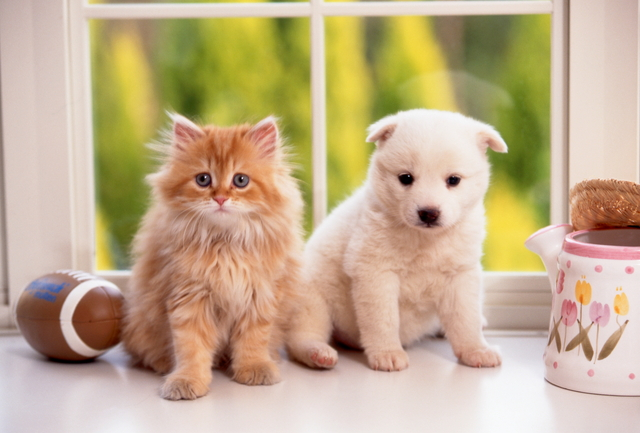
//> input picture image/catAndDog.jpg, 640 x 433 px
$ ./ex13-catDetect   (built with g++ and OpenCV 4)
//> lines starting //> are read from the running program, lines starting //| are printed output that depends on the picture; after the words box and inside, x2 and y2 are one past the last pixel; in counts of white or black regions, pixels touching at a corner belong together
#include <opencv2/opencv.hpp>
#include <iostream>

using namespace std;

int main(int argc, char *argv[])
{
	// [8 lines of commented-out code are left out]
	cv::Mat image;
	image = cv::imread("../image/catAndDog.jpg");	//画像の読み込み
//> image is the input picture: 433 rows x 640 cols, CV_8UC3; mean B, G, R 141.7, 174.2, 195.4

	if (image.empty())	//画像の読み込みに失敗したら終了
	{
		cout << "画像ファイルを読み込めませんでした．" << endl;
		return -1;
	}
	// 分類器の読み込み
	string cascadeName = "./cascade_cat.xml"; // Haar-like
	cv::CascadeClassifier cascade;
	if (!cascade.load(cascadeName))
	{
		cout << "分類器が見つかりませんでした" << endl;
		return -1;
	}
	vector<cv::Rect> faces; //顔検出領域を格納する配列的なもの
	double scale = 2.0;		// 処理時間短縮のために画像縮小率]
	int facerect = 1;
	int key = -1;
	cout << "0: カメラ0(ノートPC付属カメラ), 1: カメラ1(USB接続のカメラ)" << endl;
	cout << "r : 顔に枠表示，d : 顔枠非表示，U/D：スケールUP/DOWN、q : 終了" << endl;
    cout << "r：赤枠表示, m：目隠し表示, s：保存, d：赤枠，目隠し非表示" << endl;

	cv::Mat gray, smallimg;

	while (true)
	{
		cv::Mat frame = image;
		//cap >> frame;	  //カメラからの画像を取得
		if (frame.empty()) //画像が正しく読み込めたのかを確認
		{
			cout << "カメラ入力のために待機" << endl;
			continue;
		}

		cv::cvtColor(frame, gray, cv::ColorConversionCodes::COLOR_BGR2GRAY); // equalizeHist()のために、グレースケール画像へ変換
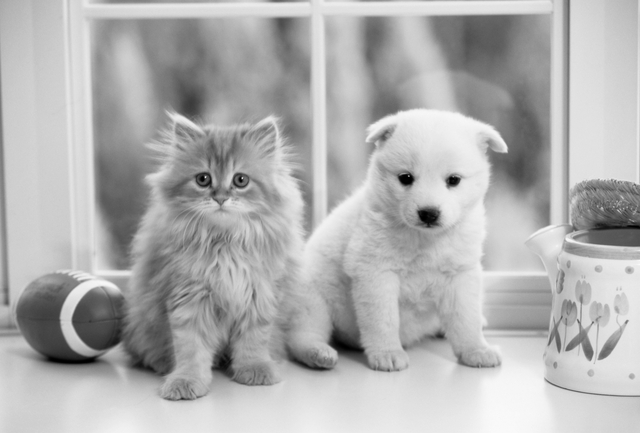
//> gray: 433 rows x 640 cols, CV_8UC1; min 0, max 250, mean 176.8
		cv::equalizeHist(gray, gray);										 // ヒストグラム均一化 ... やらなくとも検出可能
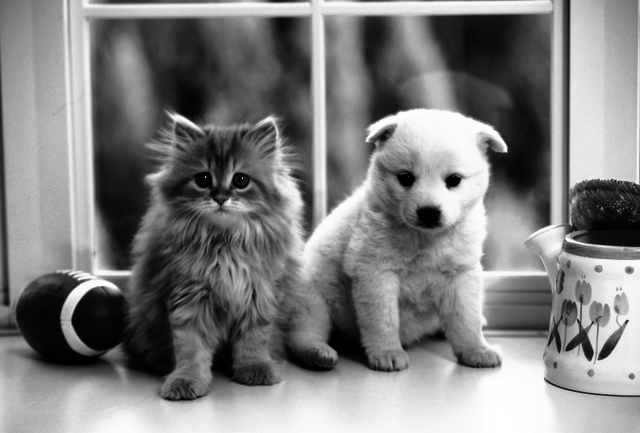
//> gray: 433 rows x 640 cols, CV_8UC1; min 0, max 255, mean 128.4

		// 画像サイズを変更調整し，検出対象のサイズの範囲を変更する
		cv::resize(gray, smallimg, cv::Size(frame.cols / scale, frame.rows / scale));

		// ここまでで下準備終わり

		//分類器によって検出する
		cascade.detectMultiScale(smallimg, faces); // 引数：画像，出力矩形（検出された顔を囲む）
//> faces = 2 Rects (x, y, width, height): [84, 57, 53, 53], [176, 41, 82, 82]

		// 結果の描画
		for (int i = 0; i < faces.size(); i++)
		{ //検出した顔の数だけループ
			// 元の画像サイズに合わせるために、scaleをかける
			int facex = faces[i].x * scale,
				facey = faces[i].y * scale,
				facew = faces[i].width * scale,
				faceh = faces[i].height * scale;

			if (facerect == 1)
			{ // 検出された顔を赤枠で囲む
				cv::rectangle(frame, cv::Point(facex, facey), cv::Point(facex + facew, facey + faceh),
							  cv::Scalar(0, 0, 255), 3, 4);
			}
		}
//> this loop made 2 passes
//> (facex, facey, facew, faceh) on passes 1 to 2: (168, 114, 106, 106), (352, 82, 164, 164)
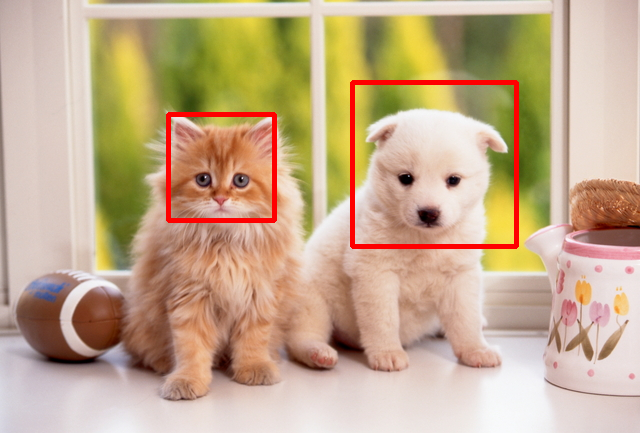
//> frame: 433 rows x 640 cols, CV_8UC3; 1.94% of pixels changed, all inside (x1, y1, x2, y2) = (166, 80, 519, 249)

		cv::imshow("Output", frame); //画像の表示
		switch (cv::waitKey(33))
//> the 'q' key is pressed
		{
		case 'r':
			facerect = 1; // 検出顔に赤枠
			cout << "r : 顔枠表示" << endl;
			break;
		case 'd':
			facerect = 0;
			cout << "d : 顔枠非表示" << endl;
			break;
		case 'U':
			if (scale <= 10.0)
			{
				scale *= 1.1;
				cout << "scale = " << scale << endl;
			}
			break;
		case 'D':
			if (scale >= 0.6)
			{
				scale *= 0.90;
				cout << "scale = " << scale << endl;
			}
			break;
		case 'q':
			return 0;
//> (the program exits here)
